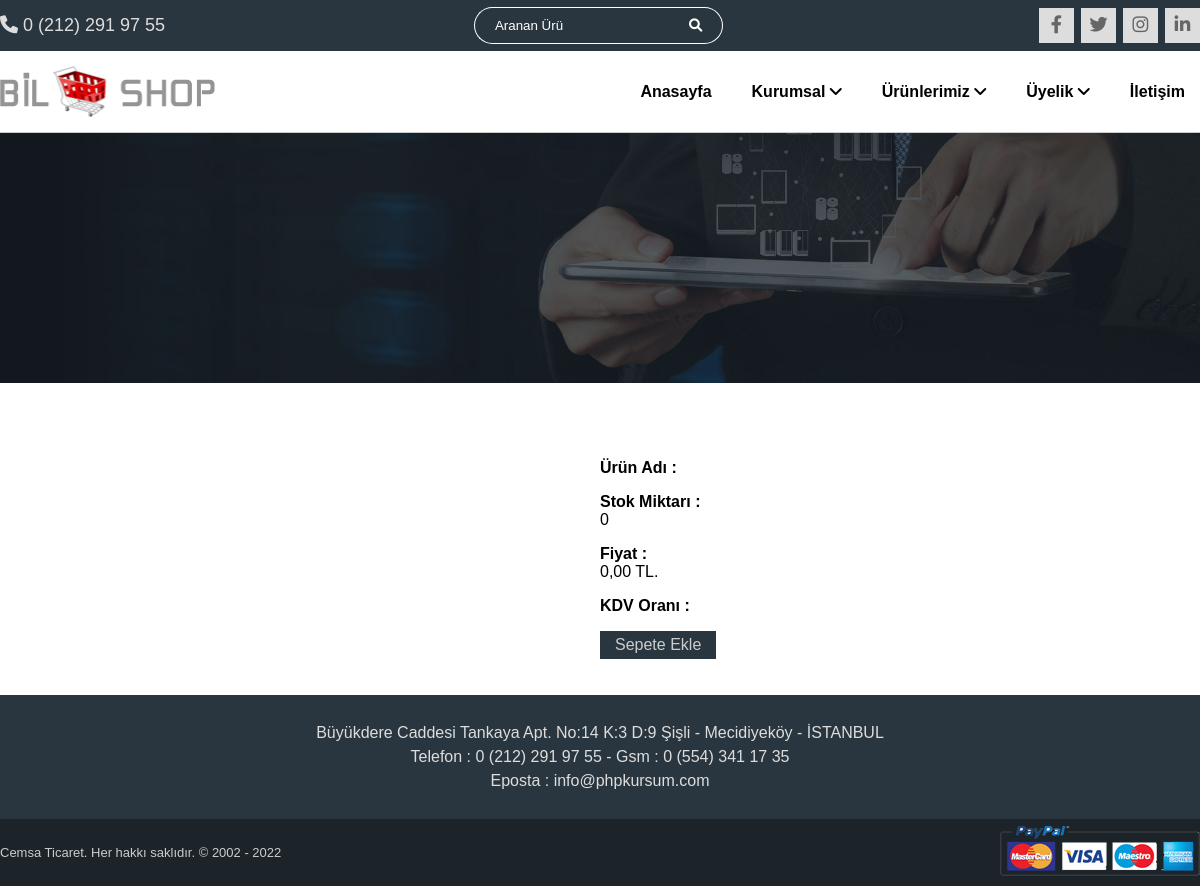
The app's page /urun-detay.php with its own data.
### tables this page shows
CREATE TABLE `ortak_tanimlar` (
  `ortak_id` int(1) NOT NULL,
  `ortak_title` varchar(70) NOT NULL,
  `anasayfa_description` varchar(160) NOT NULL,
  `google_dogrulama` varchar(160) NOT NULL,
  `yandex_dogrulama` varchar(160) NOT NULL,
  `bing_dogrulama` varchar(160) NOT NULL,
  `tag_manager_head` varchar(600) NOT NULL,
  `tag_manager_body` varchar(300) NOT NULL,
  `logo` varchar(120) NOT NULL,
  `favicon` varchar(20) NOT NULL,
  `iletisim_title` varchar(70) NOT NULL,
  `iletisim_description` varchar(160) NOT NULL,
  `adres` varchar(300) NOT NULL,
  `telefon` varchar(20) NOT NULL,
  `gsm` varchar(20) NOT NULL,
  `eposta` varchar(80) NOT NULL,
  `goole_maps` varchar(800) NOT NULL
);

### inc/uye-oturum.php (called while the page is built, shortened)
<?php
include_once("bilpanel/inc-panel/baglan.php");
include_once("bilpanel/inc-panel/fonksiyonlar.php");
$ortak_bilgiler = $veritabani  -> prepare ("select * from ortak_tanimlar where ortak_id=1");
$ortak_bilgiler -> execute();
$ortak_dizisi = $ortak_bilgiler -> fetch (PDO::FETCH_ASSOC);
$ortak_title				= $ortak_dizisi["ortak_title"];
$logo						= $ortak_dizisi["logo"];
$adres 						= $ortak_dizisi["adres"];
$telefon					= $ortak_dizisi["telefon"];
$gsm 						= $ortak_dizisi["gsm"];
$eposta 					= $ortak_dizisi["eposta"];
?>

### bilpanel/inc-panel/fonksiyonlar.php (called while the page is built, shortened)
<?php
function telefon_temizle ($degisken) {
	$x = array (" ","(",")","-");
	$y = array ("","","","");
	$degisken_duzelt = str_replace($x,$y,$degisken);
	return $degisken_duzelt;
}
?>

### urun-detay.php (the view, shortened to what this page needs)
<?php
include_once("inc/uye-oturum.php");
$urun_bilgileri = $veritabani -> prepare ("select * from urunler where urun_id=:urun_id");
$urun_bilgileri -> execute ( array("urun_id"=>$_GET['urun_id']) );
$urun_dizisi = $urun_bilgileri -> fetch(PDO::FETCH_ASSOC);
$fiyat 			= $urun_dizisi["fiyat"];
$stok_miktari	= $urun_dizisi["stok_miktari"];
?>
<!DOCTYPE html>
<html lang="tr">
<head>
<?php include_once("inc/header.php"); ?>
	<div id="page_title">
		<div class="container">
			<div id="page_title_flex">
			</div>
		</div>
	</div>
	<div id="content">
		<section id="urun_detay_row1">
			<div class="container">
				<div id="urun_detay_row1_flex">
					<div id="urun_detay_row1_left">
					</div>
					<div id="urun_detay_row1_right">
						<p>
							<strong>Ürün Adı :</strong> <br>
						</p>
						<p>
							<strong>Stok Miktarı :</strong> <br>
							<?php echo number_format($stok_miktari,0,",","."); ?>
						</p>
						<p>
							<strong>Fiyat :</strong> <br>
							<?php echo number_format($fiyat,2,",","."); ?> TL.
						</p>
						<p>
							<strong>KDV Oranı :</strong> <br>
						</p>
						<p>
							<a href="">
								Sepete Ekle
							</a>
						</p>
					</div>
				</div>
			</div>
		</section>
	</div>
<?php include_once("inc/footer.php"); ?>
</body>
</html>

### inc/header.php (shortened to what this page needs)
	<link rel="stylesheet" href="css/styles.css">
	<link rel="stylesheet" href="fontawesome/css/all.min.css">
</head>
<body>
	<div id="header_top">
		<div class="container">
			<div id="header_top_flex">
				<div id="header_top_phone">
					<i class="fa-solid fa-phone"></i>
					<a href="tel:<?php echo telefon_temizle($telefon); ?>">
						<?php echo $telefon; ?>
					</a>
				</div>
				<div id="header_top_search">
					<form action="site-ici-arama.php" method="post">
						<input type="text" name="urun_ara" placeholder="Aranan Ürü">
						<button type="submit" id="btn_ara"><i class="fa-solid fa-magnifying-glass"></i></button>
					</form>
				</div>
				<nav id="header_top_sosyalmenu">
					<ul>
						<li><a href="" target="_blank" title="facebook" nofollow><i class="fa-brands fa-facebook-f"></i></a></li>
						<li><a href="" target="_blank" title="twitter" nofollow><i class="fa-brands fa-twitter"></i></a></li>
						<li><a href="" target="_blank" title="instagram" nofollow><i class="fa-brands fa-instagram"></i></a></li>
						<li><a href="" target="_blank" title="linkedin" nofollow><i class="fa-brands fa-linkedin-in"></i></a></li>
					</ul>
				</nav>
			</div>
		</div>
	</div>
	<header>
		<div class="container">
			<div id="header_flex">
				<div id="header_logo">
					<a href="index.php">
						<img src="resimler/sablon-resimleri/<?php echo $logo; ?>" alt="">
					</a>
				</div>
				<nav id="header_menu">
					<ul id="menu">
						<li><a href="index.php">Anasayfa</a></li>
						<li><a href="">Kurumsal <i class="fa-solid fa-angle-down"></i></a>
						</li>
						<li><a href="">Ürünlerimiz <i class="fa-solid fa-angle-down"></i></a>
						</li>
						<li><a href="">Üyelik <i class="fa-solid fa-angle-down"></i></a>
						</li>
						<li><a href="iletisim.php">İletişim</a></li>
					</ul>
				</nav>
			</div>
		</div>
	</header>

### inc/footer.php (shortened to what this page needs)
<footer>
	<div class="container">
		<p>
			<?php echo $adres; ?> <br> Telefon : <?php echo $telefon; ?> - Gsm : <?php echo $gsm; ?> <br> Eposta : <?php echo $eposta; ?>
		</p>
	</div>
</footer>
<div id="footer_bottom">
	<div class="container">
		<div id="footer_bottom_flex">
			<div id="footer_bottom_copyright">
				<?php echo $ortak_title; ?>. Her hakkı saklıdır. © 2002 - <?php echo date("Y"); ?>
			</div>
			<div id="footer_bottom_kart">
				<img src="resimler/sablon-resimleri/kartlar.png" alt="">
			</div>
		</div>
	</div>
</div>

### css/styles.css (style rules this page uses)
* { box-sizing: border-box; }
body { font-family: arial, verdana, tahoma; font-size: 16px; color: #000;margin: 0; }
.container { width: 1200px;margin: 0 auto; }
#header_top { font-size: 18px; color: #ddd; background-color: #2a363f; padding: 7px 0; }
#header_top_flex { display: flex; justify-content: space-between; align-items: center; }
#header_top_phone a { color: #ddd; text-decoration: none; }
#header_top_search input { padding: 10px 10px 10px 20px; border-left: 1px solid #FFF; border-top: 1px solid #FFF; border-bottom: 1px solid #FFF; border-right: none; border-radius: 20px 0 0 20px; color: #FFF; background-color: #2a363f; }
#header_top_search ::placeholder { color: #FFF !important; }
#header_top_search button { padding: 10px 20px 10px 10px; border-right: 1px solid #FFF; border-top: 1px solid #FFF; border-bottom: 1px solid #FFF; border-left: none; border-radius: 0 20px 20px 0; background-color: #ddd; margin-left: -8px; }
#header_top_search #btn_ara { color: #FFF; background-color: #2a363f; }
#header_top_sosyalmenu ul { list-style-type: none; margin: 0; padding: 0; display: flex; }
#header_top_sosyalmenu ul li a { color: #666; background-color: #ddd; width: 35px; line-height: 35px; display: block; margin-left: 7px; text-align: center; transition: all 0.5s; }
header { background-color: rgba(255,255,255,0.9); border-bottom: 1px solid rgba(0,0,0,0.2); padding: 15px 0; }
#header_flex { display: flex; justify-content: space-between; align-items: center; }
#header_logo img { display: block; width: 215px; height: auto; }
#header_menu > ul { list-style-type: none; margin: 0; padding: 0; display: flex; }
#header_menu > ul > li { position: relative; }
#header_menu > ul > li > a { color: #000; font-weight: bold; text-decoration: none; padding: 0 15px; margin-left: 10px; }
#page_title { color: #FFF; background-image: url("../resimler/sablon-resimleri/page-title-bg.jpg"); background-size: cover; }
#page_title_flex { height: 250px; display: flex; align-items: center; }
footer { color: #ddd; background-color: #2a363f; padding: 10px 0; text-align: center; line-height: 1.5; }
#footer_bottom { font-size: 13px; color: #ccc ; background-color: #1c2329; padding: 7px 0; }
#footer_bottom_flex { display: flex; justify-content: space-between; align-items: center; }
#urun_detay_row1 { padding: 20px 0; }
#urun_detay_row1_flex { display: flex; }
#urun_detay_row1_left { width: 40%; }
#urun_detay_row1_right { margin-left: 10%; margin-top: 40px; }
#urun_detay_row1_right a { color: #CCC; background-color: #2a363f ; padding: 5px 15px; display: inline-block; text-decoration: none; }
::placeholder { color: rgba(0,0,0,0.6); }
.slicknav_nav { clear: both }
.slicknav_nav ul, .slicknav_nav li { display: block }
.slicknav_nav a { display: block }
.slicknav_nav .slicknav_item a, .slicknav_nav .slicknav_parent-link a { display: inline }
.slicknav_nav { color:#fff; margin:0; padding:0; font-size:0.875em; }
.slicknav_nav, .slicknav_nav ul { list-style: none; overflow:hidden; }
.slicknav_nav a { padding:5px 10px; margin:2px 5px; text-decoration:none; color:#fff; }
.slicknav_nav .slicknav_item a, .slicknav_nav .slicknav_parent-link a { padding:0; margin:0; }

### records on screen
ortak_tanimlar: telefon "0 (212) 291 97 55", logo (picture), adres "Büyükdere Caddesi Tankaya Apt. No:14 K:3 D:9 Şişli - Mecidiyeköy - İSTANBUL", gsm "0 (554) 341 17 35", eposta "info@phpkursum.com", ortak_title "Cemsa Ticaret"

### other values on screen
$stok_miktari "0"
$fiyat "0,00"
